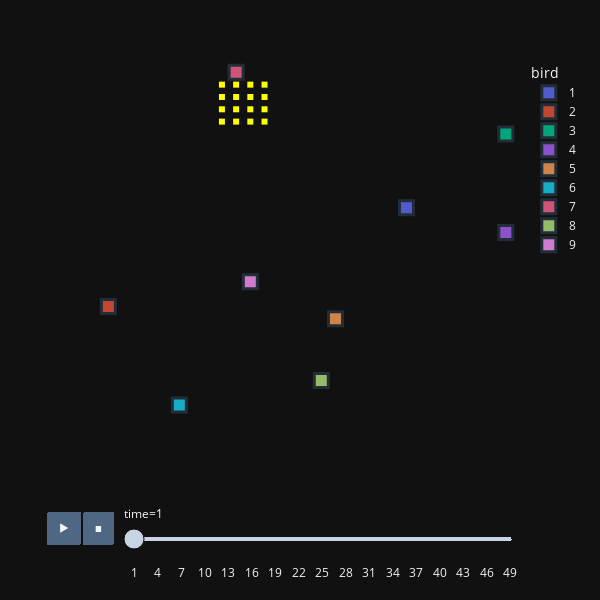

The code cell stored with this chart in its notebook:
### Markdown cell above
Test one of the simulations by animating it.

### Code cell
communicators = ft.object_from_data(sim.all_birdsDF, sim.all_rewardsDF)
ft.animate_birds(communicators, plot_rewards=True,
                  width = 600, height = 600, point_size = 10)

### Figure 1 — Plotly figure (JSON) as saved in the notebook; plotly's stock layout.template omitted (floating-point values rounded to 4 significant figures)
{"data": [{"hovertemplate": "bird=1<br>time=1<br>x=%{x}<br>y=%{y}<extra></extra>", "legendgroup": "1", "marker": {"color": "#636efa", "line": {"width": 3}, "opacity": 0.8, "size": 14, "symbol": "square"}, "mode": "markers", "name": "1", "orientation": "v", "showlegend": true, "type": "scatter", "x": [22], "xaxis": "x", "y": [18], "yaxis": "y"}, {"hovertemplate": "bird=2<br>time=1<br>x=%{x}<br>y=%{y}<extra></extra>", "legendgroup": "2", "marker": {"color": "#EF553B", "line": {"width": 3}, "opacity": 0.8, "size": 14, "symbol": "square"}, "mode": "markers", "name": "2", "orientation": "v", "showlegend": true, "type": "scatter", "x": [1], "xaxis": "x", "y": [10], "yaxis": "y"}, {"hovertemplate": "bird=3<br>time=1<br>x=%{x}<br>y=%{y}<extra></extra>", "legendgroup": "3", "marker": {"color": "#00cc96", "line": {"width": 3}, "opacity": 0.8, "size": 14, "symbol": "square"}, "mode": "markers", "name": "3", "orientation": "v", "showlegend": true, "type": "scatter", "x": [29], "xaxis": "x", "y": [24], "yaxis": "y"}, {"hovertemplate": "bird=4<br>time=1<br>x=%{x}<br>y=%{y}<extra></extra>", "legendgroup": "4", "marker": {"color": "#ab63fa", "line": {"width": 3}, "opacity": 0.8, "size": 14, "symbol": "square"}, "mode": "markers", "name": "4", "orientation": "v", "showlegend": true, "type": "scatter", "x": [29], "xaxis": "x", "y": [16], "yaxis": "y"}, {"hovertemplate": "bird=5<br>time=1<br>x=%{x}<br>y=%{y}<extra></extra>", "legendgroup": "5", "marker": {"color": "#FFA15A", "line": {"width": 3}, "opacity": 0.8, "size": 14, "symbol": "square"}, "mode": "markers", "name": "5", "orientation": "v", "showlegend": true, "type": "scatter", "x": [17], "xaxis": "x", "y": [9], "yaxis": "y"}, {"hovertemplate": "bird=6<br>time=1<br>x=%{x}<br>y=%{y}<extra></extra>", "legendgroup": "6", "marker": {"color": "#19d3f3", "line": {"width": 3}, "opacity": 0.8, "size": 14, "symbol": "square"}, "mode": "markers", "name": "6", "orientation": "v", "showlegend": true, "type": "scatter", "x": [6], "xaxis": "x", "y": [2], "yaxis": "y"}, {"hovertemplate": "bird=7<br>time=1<br>x=%{x}<br>y=%{y}<extra></extra>", "legendgroup": "7", "marker": {"color": "#FF6692", "line": {"width": 3}, "opacity": 0.8, "size": 14, "symbol": "square"}, "mode": "markers", "name": "7", "orientation": "v", "showlegend": true, "type": "scatter", "x": [10], "xaxis": "x", "y": [29], "yaxis": "y"}, {"hovertemplate": "bird=8<br>time=1<br>x=%{x}<br>y=%{y}<extra></extra>", "legendgroup": "8", "marker": {"color": "#B6E880", "line": {"width": 3}, "opacity": 0.8, "size": 14, "symbol": "square"}, "mode": "markers", "name": "8", "orientation": "v", "showlegend": true, "type": "scatter", "x": [16], "xaxis": "x", "y": [4], "yaxis": "y"}, {"hovertemplate": "bird=9<br>time=1<br>x=%{x}<br>y=%{y}<extra></extra>", "legendgroup": "9", "marker": {"color": "#FF97FF", "line": {"width": 3}, "opacity": 0.8, "size": 14, "symbol": "square"}, "mode": "markers", "name": "9", "orientation": "v", "showlegend": true, "type": "scatter", "x": [11], "xaxis": "x", "y": [12], "yaxis": "y"}, {"hovertemplate": "bird=reward<br>time=1<br>x=%{x}<br>y=%{y}<extra></extra>", "legendgroup": "reward", "marker": {"color": "yellow", "symbol": "square"}, "mode": "markers", "name": "reward", "orientation": "v", "showlegend": false, "type": "scatter", "x": [9, 10, 11, 12, 9, 10, 11, 12, 9, 10, 11, 12, 9, 10, 11, 12], "xaxis": "x", "y": [25, 25, 25, 25, 26, 26, 26, 26, 27, 27, 27, 27, 28, 28, 28, 28], "yaxis": "y"}], "layout": {"autosize": false, "height": 600, "legend": {"title": {"text": "bird"}, "tracegroupgap": 0}, "margin": {"t": 60}, "sliders": [{"active": 0, "currentvalue": {"prefix": "time="}, "len": 0.9, "pad": {"b": 10, "t": 60}, "steps": [{"args": [["1"], {"frame": {"duration": 0, "redraw": false}, "fromcurrent": true, "mode": "immediate", "transition": {"duration": 0, "easing": "linear"}}], "label": "1", "method": "animate"}, {"args": [["2"], {"frame": {"duration": 0, "redraw": false}, "fromcurrent": true, "mode": "immediate", "transition": {"duration": 0, "easing": "linear"}}], "label": "2", "method": "animate"}, {"args": [["3"], {"frame": {"duration": 0, "redraw": false}, "fromcurrent": true, "mode": "immediate", "transition": {"duration": 0, "easing": "linear"}}], "label": "3", "method": "animate"}, {"args": [["4"], {"frame": {"duration": 0, "redraw": false}, "fromcurrent": true, "mode": "immediate", "transition": {"duration": 0, "easing": "linear"}}], "label": "4", "method": "animate"}, {"args": [["5"], {"frame": {"duration": 0, "redraw": false}, "fromcurrent": true, "mode": "immediate", "transition": {"duration": 0, "easing": "linear"}}], "label": "5", "method": "animate"}, {"args": [["6"], {"frame": {"duration": 0, "redraw": false}, "fromcurrent": true, "mode": "immediate", "transition": {"duration": 0, "easing": "linear"}}], "label": "6", "method": "animate"}, {"args": [["7"], {"frame": {"duration": 0, "redraw": false}, "fromcurrent": true, "mode": "immediate", "transition": {"duration": 0, "easing": "linear"}}], "label": "7", "method": "animate"}, {"args": [["8"], {"frame": {"duration": 0, "redraw": false}, "fromcurrent": true, "mode": "immediate", "transition": {"duration": 0, "easing": "linear"}}], "label": "8", "method": "animate"}, {"args": [["9"], {"frame": {"duration": 0, "redraw": false}, "fromcurrent": true, "mode": "immediate", "transition": {"duration": 0, "easing": "linear"}}], "label": "9", "method": "animate"}, {"args": [["10"], {"frame": {"duration": 0, "redraw": false}, "fromcurrent": true, "mode": "immediate", "transition": {"duration": 0, "easing": "linear"}}], "label": "10", "method": "animate"}, {"args": [["11"], {"frame": {"duration": 0, "redraw": false}, "fromcurrent": true, "mode": "immediate", "transition": {"duration": 0, "easing": "linear"}}], "label": "11", "method": "animate"}, {"args": [["12"], {"frame": {"duration": 0, "redraw": false}, "fromcurrent": true, "mode": "immediate", "transition": {"duration": 0, "easing": "linear"}}], "label": "12", "method": "animate"}, {"args": [["13"], {"frame": {"duration": 0, "redraw": false}, "fromcurrent": true, "mode": "immediate", "transition": {"duration": 0, "easing": "linear"}}], "label": "13", "method": "animate"}, {"args": [["14"], {"frame": {"duration": 0, "redraw": false}, "fromcurrent": true, "mode": "immediate", "transition": {"duration": 0, "easing": "linear"}}], "label": "14", "method": "animate"}, {"args": [["15"], {"frame": {"duration": 0, "redraw": false}, "fromcurrent": true, "mode": "immediate", "transition": {"duration": 0, "easing": "linear"}}], "label": "15", "method": "animate"}, {"args": [["16"], {"frame": {"duration": 0, "redraw": false}, "fromcurrent": true, "mode": "immediate", "transition": {"duration": 0, "easing": "linear"}}], "label": "16", "method": "animate"}, {"args": [["17"], {"frame": {"duration": 0, "redraw": false}, "fromcurrent": true, "mode": "immediate", "transition": {"duration": 0, "easing": "linear"}}], "label": "17", "method": "animate"}, {"args": [["18"], {"frame": {"duration": 0, "redraw": false}, "fromcurrent": true, "mode": "immediate", "transition": {"duration": 0, "easing": "linear"}}], "label": "18", "method": "animate"}, {"args": [["19"], {"frame": {"duration": 0, "redraw": false}, "fromcurrent": true, "mode": "immediate", "transition": {"duration": 0, "easing": "linear"}}], "label": "19", "method": "animate"}, {"args": [["20"], {"frame": {"duration": 0, "redraw": false}, "fromcurrent": true, "mode": "immediate", "transition": {"duration": 0, "easing": "linear"}}], "label": "20", "method": "animate"}, {"args": [["21"], {"frame": {"duration": 0, "redraw": false}, "fromcurrent": true, "mode": "immediate", "transition": {"duration": 0, "easing": "linear"}}], "label": "21", "method": "animate"}, {"args": [["22"], {"frame": {"duration": 0, "redraw": false}, "fromcurrent": true, "mode": "immediate", "transition": {"duration": 0, "easing": "linear"}}], "label": "22", "method": "animate"}, {"args": [["23"], {"frame": {"duration": 0, "redraw": false}, "fromcurrent": true, "mode": "immediate", "transition": {"duration": 0, "easing": "linear"}}], "label": "23", "method": "animate"}, {"args": [["24"], {"frame": {"duration": 0, "redraw": false}, "fromcurrent": true, "mode": "immediate", "transition": {"duration": 0, "easing": "linear"}}], "label": "24", "method": "animate"}, {"args": [["25"], {"frame": {"duration": 0, "redraw": false}, "fromcurrent": true, "mode": "immediate", "transition": {"duration": 0, "easing": "linear"}}], "label": "25", "method": "animate"}, {"args": [["26"], {"frame": {"duration": 0, "redraw": false}, "fromcurrent": true, "mode": "immediate", "transition": {"duration": 0, "easing": "linear"}}], "label": "26", "method": "animate"}, {"args": [["27"], {"frame": {"duration": 0, "redraw": false}, "fromcurrent": true, "mode": "immediate", "transition": {"duration": 0, "easing": "linear"}}], "label": "27", "method": "animate"}, {"args": [["28"], {"frame": {"duration": 0, "redraw": false}, "fromcurrent": true, "mode": "immediate", "transition": {"duration": 0, "easing": "linear"}}], "label": "28", "method": "animate"}, {"args": [["29"], {"frame": {"duration": 0, "redraw": false}, "fromcurrent": true, "mode": "immediate", "transition": {"duration": 0, "easing": "linear"}}], "label": "29", "method": "animate"}, {"args": [["30"], {"frame": {"duration": 0, "redraw": false}, "fromcurrent": true, "mode": "immediate", "transition": {"duration": 0, "easing": "linear"}}], "label": "30", "method": "animate"}, {"args": [["31"], {"frame": {"duration": 0, "redraw": false}, "fromcurrent": true, "mode": "immediate", "transition": {"duration": 0, "easing": "linear"}}], "label": "31", "method": "animate"}, {"args": [["32"], {"frame": {"duration": 0, "redraw": false}, "fromcurrent": true, "mode": "immediate", "transition": {"duration": 0, "easing": "linear"}}], "label": "32", "method": "animate"}, {"args": [["33"], {"frame": {"duration": 0, "redraw": false}, "fromcurrent": true, "mode": "immediate", "transition": {"duration": 0, "easing": "linear"}}], "label": "33", "method": "animate"}, {"args": [["34"], {"frame": {"duration": 0, "redraw": false}, "fromcurrent": true, "mode": "immediate", "transition": {"duration": 0, "easing": "linear"}}], "label": "34", "method": "animate"}, {"args": [["35"], {"frame": {"duration": 0, "redraw": false}, "fromcurrent": true, "mode": "immediate", "transition": {"duration": 0, "easing": "linear"}}], "label": "35", "method": "animate"}, {"args": [["36"], {"frame": {"duration": 0, "redraw": false}, "fromcurrent": true, "mode": "immediate", "transition": {"duration": 0, "easing": "linear"}}], "label": "36", "method": "animate"}, {"args": [["37"], {"frame": {"duration": 0, "redraw": false}, "fromcurrent": true, "mode": "immediate", "transition": {"duration": 0, "easing": "linear"}}], "label": "37", "method": "animate"}, {"args": [["38"], {"frame": {"duration": 0, "redraw": false}, "fromcurrent": true, "mode": "immediate", "transition": {"duration": 0, "easing": "linear"}}], "label": "38", "method": "animate"}, {"args": [["39"], {"frame": {"duration": 0, "redraw": false}, "fromcurrent": true, "mode": "immediate", "transition": {"duration": 0, "easing": "linear"}}], "label": "39", "method": "animate"}, {"args": [["40"], {"frame": {"duration": 0, "redraw": false}, "fromcurrent": true, "mode": "immediate", "transition": {"duration": 0, "easing": "linear"}}], "label": "40", "method": "animate"}, {"args": [["41"], {"frame": {"duration": 0, "redraw": false}, "fromcurrent": true, "mode": "immediate", "transition": {"duration": 0, "easing": "linear"}}], "label": "41", "method": "animate"}, {"args": [["42"], {"frame": {"duration": 0, "redraw": false}, "fromcurrent": true, "mode": "immediate", "transition": {"duration": 0, "easing": "linear"}}], "label": "42", "method": "animate"}, {"args": [["43"], {"frame": {"duration": 0, "redraw": false}, "fromcurrent": true, "mode": "immediate", "transition": {"duration": 0, "easing": "linear"}}], "label": "43", "method": "animate"}, {"args": [["44"], {"frame": {"duration": 0, "redraw": false}, "fromcurrent": true, "mode": "immediate", "transition": {"duration": 0, "easing": "linear"}}], "label": "44", "method": "animate"}, {"args": [["45"], {"frame": {"duration": 0, "redraw": false}, "fromcurrent": true, "mode": "immediate", "transition": {"duration": 0, "easing": "linear"}}], "label": "45", "method": "animate"}, {"args": [["46"], {"frame": {"duration": 0, "redraw": false}, "fromcurrent": true, "mode": "immediate", "transition": {"duration": 0, "easing": "linear"}}], "label": "46", "method": "animate"}, {"args": [["47"], {"frame": {"duration": 0, "redraw": false}, "fromcurrent": true, "mode": "immediate", "transition": {"duration": 0, "easing": "linear"}}], "label": "47", "method": "animate"}, {"args": [["48"], {"frame": {"duration": 0, "redraw": false}, "fromcurrent": true, "mode": "immediate", "transition": {"duration": 0, "easing": "linear"}}], "label": "48", "method": "animate"}, {"args": [["49"], {"frame": {"duration": 0, "redraw": false}, "fromcurrent": true, "mode": "immediate", "transition": {"duration": 0, "easing": "linear"}}], "label": "49", "method": "animate"}], "x": 0.1, "xanchor": "left", "y": 0, "yanchor": "top"}], "updatemenus": [{"buttons": [{"args": [null, {"frame": {"duration": 500, "redraw": false}, "fromcurrent": true, "mode": "immediate", "transition": {"duration": 0, "easing": "linear"}}], "label": "&#9654;", "method": "animate"}, {"args": [[null], {"frame": {"duration": 0, "redraw": false}, "fromcurrent": true, "mode": "immediate", "transition": {"duration": 0, "easing": "linear"}}], "label": "&#9724;", "method": "animate"}], "direction": "left", "pad": {"r": 10, "t": 70}, "showactive": false, "type": "buttons", "x": 0.1, "xanchor": "right", "y": 0, "yanchor": "top"}], "width": 600, "xaxis": {"anchor": "y", "domain": [0, 1], "range": [-1, 30], "showgrid": false, "showticklabels": false, "ticks": "", "title": {"text": ""}, "zeroline": false}, "yaxis": {"anchor": "x", "domain": [0, 1], "range": [-1, 30], "showgrid": false, "showticklabels": false, "ticks": "", "title": {"text": ""}, "zeroline": false}}}
